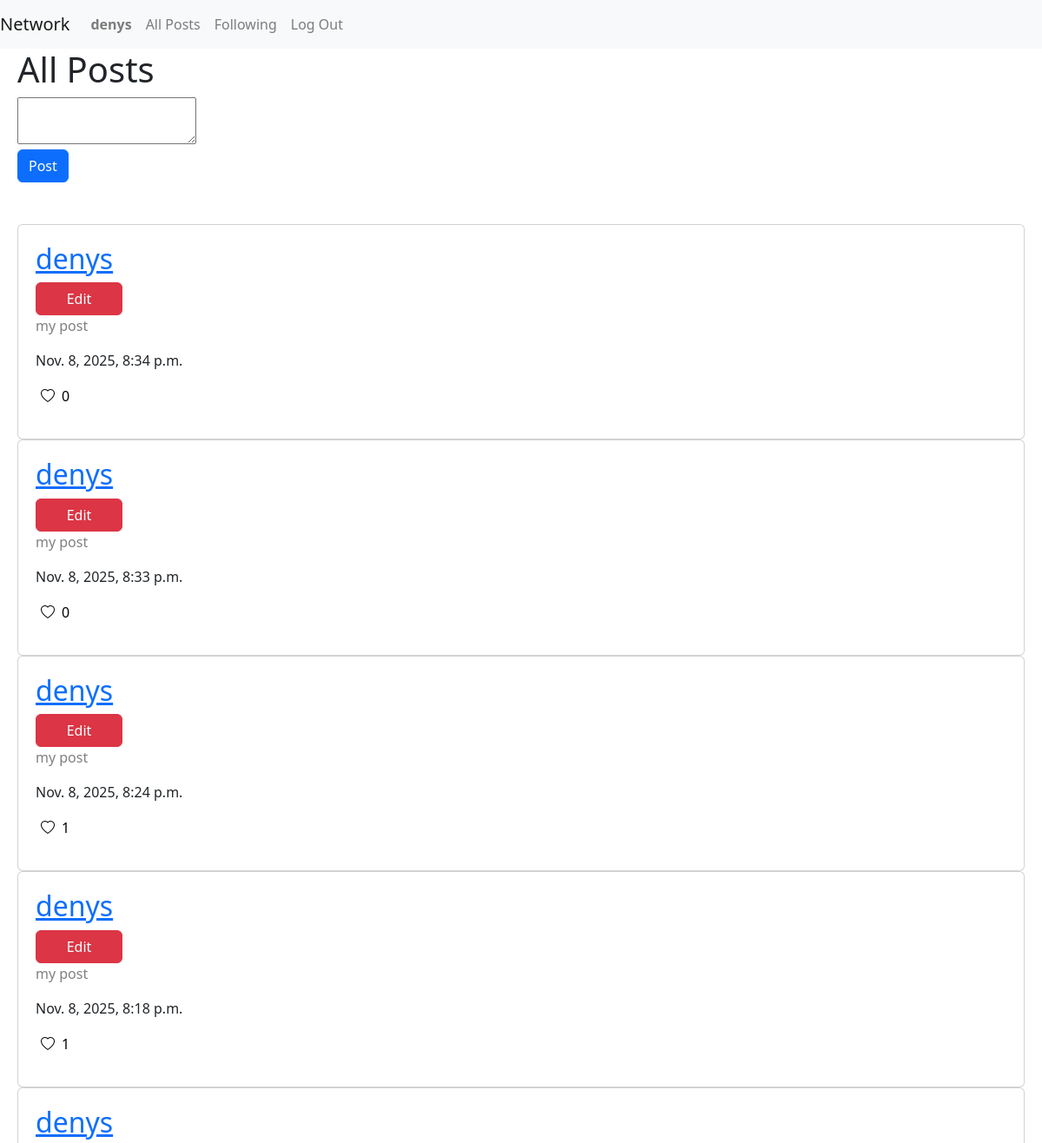
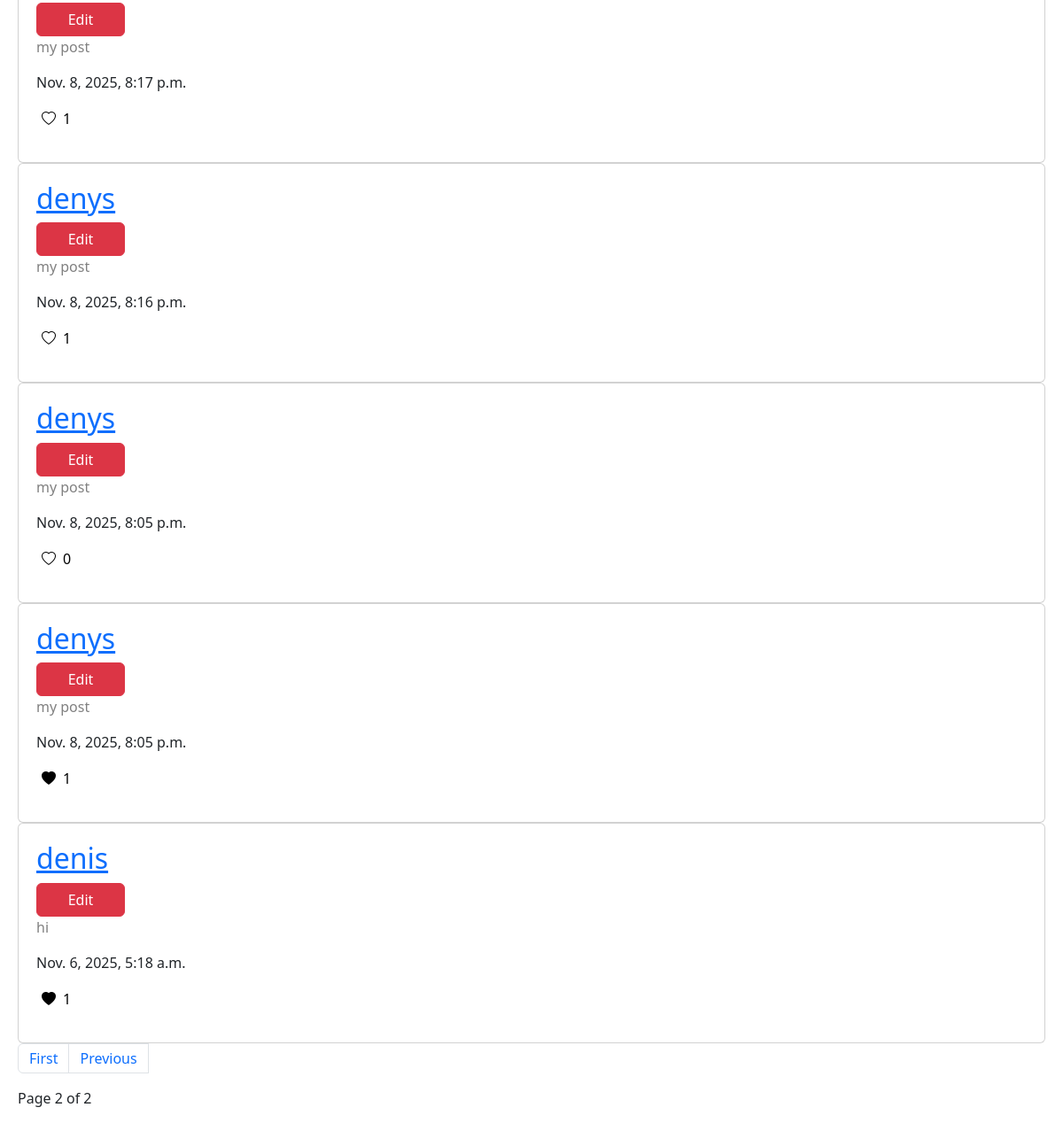
The app's page /posts/?page=2 (signed in) with its own data (2 pictures, top to bottom).
### network/models.py (models this page shows, shortened)
class User(AbstractUser):
    pass

class Post(models.Model):
    creator = models.ForeignKey(User, on_delete=models.CASCADE)
    post_text = models.TextField()
    date = models.DateTimeField(auto_now_add=True)

### network/views.py (the view)
# urls.py: path("posts/", views.posts, name="posts"),
def posts(request):
    if not request.user.is_authenticated:
        return render(request, "network/register.html")
    if request.method == "POST":
        post_text = request.POST.get("post_text")
        if post_text:
            Post.objects.create(post_text=post_text, creator=request.user)
        return redirect('posts')
    posts = Post.objects.all().order_by('-date')
    user_liked_posts = list(request.user.user_likes.values_list("post_id", flat=True))
    pagination = Paginator(posts, 10)
    page_number = request.GET.get('page')
    page_obj = pagination.get_page(page_number)
    return render(request, 'network/posts.html', {"user_liked_posts": user_liked_posts, "page_obj": page_obj})

### network/templates/network/posts.html (shortened to what this page needs)
{% extends "network/layout.html" %}
{% load static %}
{% block body %}
<div>
    <h1>All Posts</h1>
    <form action="{% url 'posts' %}" class="mb-5" method="post">
        <textarea name="post_text" id="post_text" placeholder="Write a post...">
        </textarea>
        <br>
        <button type="submit" class="btn btn-primary">Post</button>
    </form>
    {% if page_obj %}
    {% for post in page_obj %}
    <div class="card" style="padding:20px;">
        <h2 class="card-title"><a href="{% url 'profile' post.creator.id %}">{{post.creator.username}}</a></h2>
        <button class=" btn btn-danger edit-btn" style="width: 100px;" data-post-id="{{post.id}}">Edit</button>
        <div data-block1-id="{{post.id}}" class="bl-1">
            <p class="card-text" id="txt" style="color: gray">{{post.post_text}}</p>
            <p class="">{{post.date}}</p>
            <button type="button" data-creator-id="{{request.user.id}}" data-like-post-id="{{post.id}}"
                class="d-flex like-btn" style="background-color: white; border:none">
                {% if post.id in user_liked_posts %}
                <i class="bi bi-heart-fill"></i>
                {% else %}
                <i class="bi bi-heart"></i>
                {% endif %}
                <p class="like_count ml-2">{{post.post_likes.count }}</p>
            </button>
        </div>
    </div>
    {% endfor %}
    <nav aria-label="Page navigation example">
        <ul class="pagination">
            {% if page_obj.has_previous %}
            <li class="page-item"><a class="page-link" href="?page=1">First</a></li>
            <li class="page-item"><a class="page-link" href="?page={{page_obj.previous_page_number}}">Previous</a></li>
            {% endif %}
            <br>
        </ul>
    </nav>
    <p class="current">
        Page {{page_obj.number}} of {{page_obj.paginator.num_pages}}
    </p>
    {% else %}
    <p>No posts are available yet</p>
    {% endif %}
</div>
{% endblock %}

### network/templates/network/layout.html (shortened to what this page needs)
<!DOCTYPE html>
<html lang="en">
<head>
    <link rel="stylesheet" href="https://stackpath.bootstrapcdn.com/bootstrap/4.4.1/css/bootstrap.min.css"
>
    <link href="https://cdn.jsdelivr.net/npm/bootstrap@5.3.3/dist/css/bootstrap.min.css" rel="stylesheet">
    <link rel="stylesheet" href="https://cdn.jsdelivr.net/npm/bootstrap-icons@1.11.3/font/bootstrap-icons.min.css" />
</head>
<body>
    <nav class="navbar navbar-expand-lg navbar-light bg-light">
        <a class="navbar-brand" href="">Network</a>
        <div>
            <ul class="navbar-nav mr-auto">
                {% if user.is_authenticated %}
                <li class="nav-item">
                    <a class="nav-link" href="#"><strong>{{ user.username }}</strong></a>
                </li>
                {% endif %}
                <li class="nav-item">
                    <a class="nav-link" href="{% url 'posts' %}">All Posts</a>
                </li>
                {% if user.is_authenticated %}
                <li class="nav-item">
                    <a class="nav-link" href="{% url 'follow' %}">Following</a>
                </li>
                <li class="nav-item">
                    <a class="nav-link" href="{% url 'logout' %}">Log Out</a>
                </li>
                {% endif %}
            </ul>
        </div>
    </nav>
    <div class="body" style="padding-left: 20px; padding-right: 20px;">
        {% block body %}
        {% endblock %}
    </div>
</body>
</html>

### records on screen
User: username "denys"
Post: creator.username "denys", post_text "my post", date "Nov. 8, 2025, 8:34 p.m.", post_likes.count "0"
Post: creator.username "denys", post_text "my post", date "Nov. 8, 2025, 8:33 p.m.", post_likes.count "0"
Post: creator.username "denys", post_text "my post", date "Nov. 8, 2025, 8:24 p.m.", post_likes.count "1"
Post: creator.username "denys", post_text "my post", date "Nov. 8, 2025, 8:18 p.m.", post_likes.count "1"
Post: creator.username "denys", post_text "my post", date "Nov. 8, 2025, 8:17 p.m.", post_likes.count "1"
Post: creator.username "denys", post_text "my post", date "Nov. 8, 2025, 8:16 p.m.", post_likes.count "1"
Post: creator.username "denys", post_text "my post", date "Nov. 8, 2025, 8:05 p.m.", post_likes.count "0"
Post: creator.username "denys", post_text "my post", date "Nov. 8, 2025, 8:05 p.m.", post_likes.count "1"
Post: creator.username "denis", post_text "hi", date "Nov. 6, 2025, 5:18 a.m.", post_likes.count "1"

### other values on screen
{{ page_obj.number }} "2"
{{ page_obj.paginator.num_pages }} "2"
